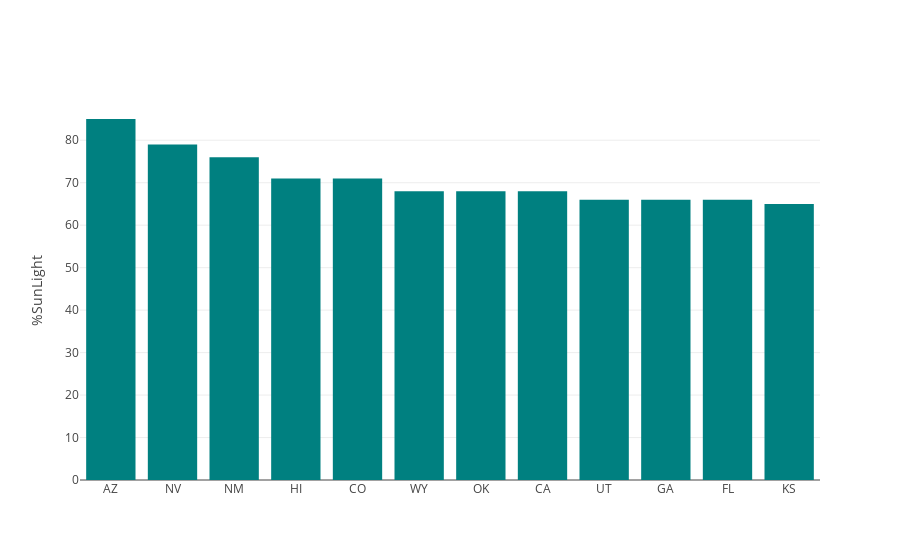

The notebook cell this image was saved under:
### Code cell
dff = df_w.groupby('State').SunPercent.sum().to_frame().sort_values(by='SunPercent',
                                                    ascending=False)[:12].round(2)
trace1 = go.Bar(
    x=dff.index,
    y=dff.SunPercent,
    name='Sun Percentage',
    marker=dict(
        color = 'teal'
    )
)

data = [trace1]
layout = go.Layout(
    title='', 
    yaxis = dict(title = '%SunLight')
)

fig = go.Figure(data=data, layout=layout)
py.iplot(fig)

### Figure 1 — Plotly figure (JSON) as saved in the notebook; plotly's stock layout.template omitted (floating-point values rounded to 4 significant figures)
{"data": [{"marker": {"color": "teal"}, "name": "Sun Percentage", "type": "bar", "uid": "8819c78f-372b-4070-9bf4-34c136f4932e", "x": ["AZ", "NV", "NM", "HI", "CO", "WY", "OK", "CA", "UT", "GA", "FL", "KS"], "y": [85, 79, 76, 71, 71, 68, 68, 68, 66, 66, 66, 65]}], "layout": {"title": {"text": ""}, "yaxis": {"title": {"text": "%SunLight"}}}}
